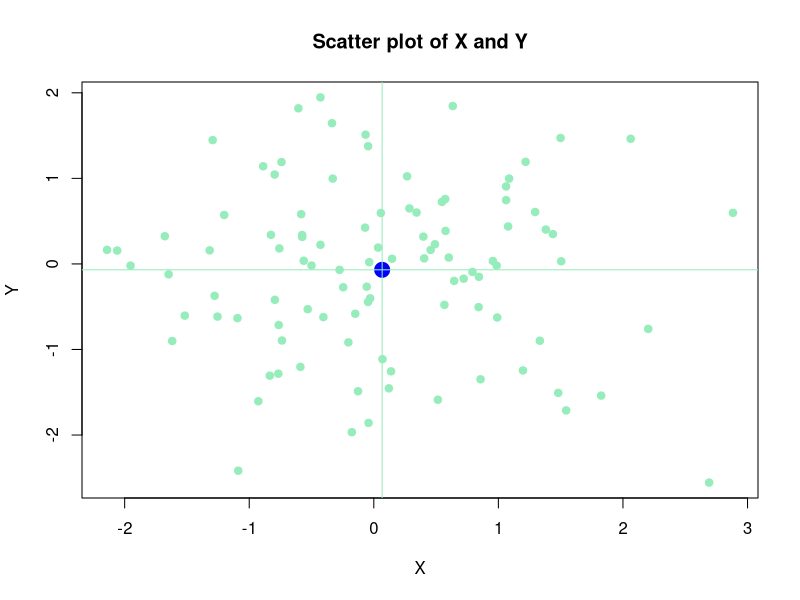
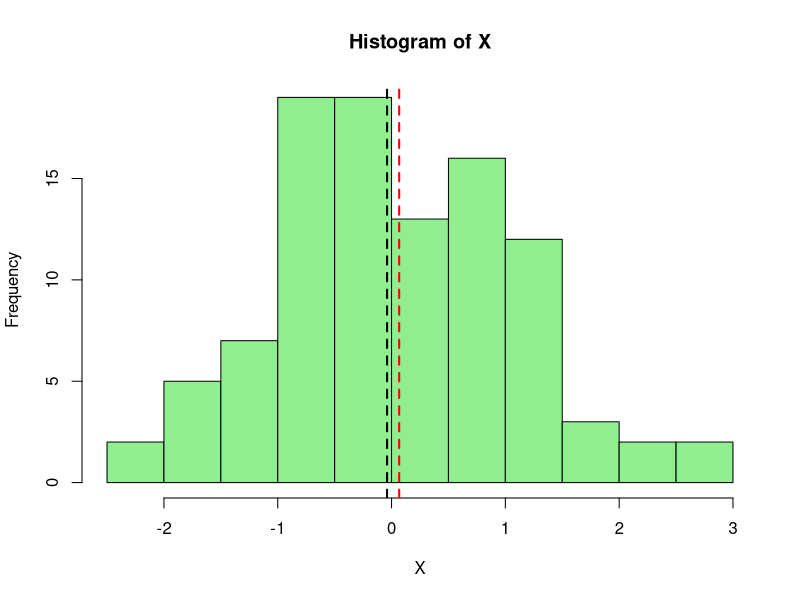

These charts were generated, in order, by the following R code:
# create random data to plot with different types of plots

x <- rnorm(100)
y <- rnorm(100)

# scatter plot

plot(x, y, col = "#97ecbc", pch = 19, cex = 1, main = "Scatter plot of X and Y", xlab = "X", ylab = "Y")

# Scatter plot with mean values for X and Y

x_mean <- mean(x)
y_mean <- mean(y)

# If we want to have the mean values in the scatter plot as a point
points(x_mean, y_mean, col = "blue", cex = 2, pch = 19)
# cex is the size of the point (default is 1)

# If we want to have horizontal and vertical lines to the mean values
abline(h = y_mean, col = "#97ecbc")
abline(v = x_mean, col = "#97ecbc")

# Histogram of X
hist(x, col = "lightgreen", main = "Histogram of X", xlab = "X", ylab = "Frequency")
abline(v = x_mean, col = "red", lty = 2, lwd = 2)
abline(v = median(x), col = "black", lty = 2, lwd = 2)
